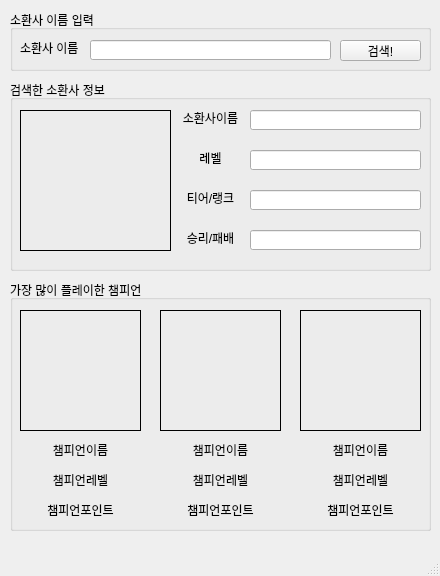
<?xml version="1.0" encoding="UTF-8"?>
<ui version="4.0">
 <class>MainWindow</class>
 <widget class="QMainWindow" name="MainWindow">
  <property name="geometry">
   <rect>
    <x>0</x>
    <y>0</y>
    <width>440</width>
    <height>576</height>
   </rect>
  </property>
  <property name="windowTitle">
   <string>MainWindow</string>
  </property>
  <widget class="QWidget" name="centralwidget">
   <widget class="QGroupBox" name="gbox_input">
    <property name="geometry">
     <rect>
      <x>10</x>
      <y>10</y>
      <width>421</width>
      <height>61</height>
     </rect>
    </property>
    <property name="title">
     <string>소환사 이름 입력</string>
    </property>
    <widget class="QPushButton" name="pushbtn_input">
     <property name="geometry">
      <rect>
       <x>330</x>
       <y>30</y>
       <width>81</width>
       <height>21</height>
      </rect>
     </property>
     <property name="text">
      <string>검색!</string>
     </property>
    </widget>
    <widget class="QLabel" name="label_input">
     <property name="geometry">
      <rect>
       <x>10</x>
       <y>30</y>
       <width>71</width>
       <height>16</height>
      </rect>
     </property>
     <property name="text">
      <string>소환사 이름</string>
     </property>
    </widget>
    <widget class="QLineEdit" name="tbox_input">
     <property name="geometry">
      <rect>
       <x>80</x>
       <y>30</y>
       <width>241</width>
       <height>20</height>
      </rect>
     </property>
    </widget>
   </widget>
   <widget class="QGroupBox" name="gbox_info">
    <property name="geometry">
     <rect>
      <x>10</x>
      <y>80</y>
      <width>421</width>
      <height>191</height>
     </rect>
    </property>
    <property name="title">
     <string>검색한 소환사 정보</string>
    </property>
    <widget class="QLabel" name="label_name">
     <property name="geometry">
      <rect>
       <x>170</x>
       <y>30</y>
       <width>61</width>
       <height>16</height>
      </rect>
     </property>
     <property name="text">
      <string>소환사이름</string>
     </property>
     <property name="alignment">
      <set>Qt::AlignCenter</set>
     </property>
    </widget>
    <widget class="QLabel" name="label_level">
     <property name="geometry">
      <rect>
       <x>170</x>
       <y>70</y>
       <width>61</width>
       <height>16</height>
      </rect>
     </property>
     <property name="text">
      <string>레벨</string>
     </property>
     <property name="alignment">
      <set>Qt::AlignCenter</set>
     </property>
    </widget>
    <widget class="QLabel" name="label_tier">
     <property name="geometry">
      <rect>
       <x>170</x>
       <y>110</y>
       <width>61</width>
       <height>16</height>
      </rect>
     </property>
     <property name="text">
      <string>티어/랭크</string>
     </property>
     <property name="alignment">
      <set>Qt::AlignCenter</set>
     </property>
    </widget>
    <widget class="QLineEdit" name="tbox_name">
     <property name="geometry">
      <rect>
       <x>240</x>
       <y>30</y>
       <width>171</width>
       <height>20</height>
      </rect>
     </property>
     <property name="readOnly">
      <bool>true</bool>
     </property>
    </widget>
    <widget class="QLineEdit" name="tbox_level">
     <property name="geometry">
      <rect>
       <x>240</x>
       <y>70</y>
       <width>171</width>
       <height>20</height>
      </rect>
     </property>
     <property name="readOnly">
      <bool>true</bool>
     </property>
    </widget>
    <widget class="QLineEdit" name="tbox_tier">
     <property name="geometry">
      <rect>
       <x>240</x>
       <y>110</y>
       <width>171</width>
       <height>20</height>
      </rect>
     </property>
     <property name="readOnly">
      <bool>true</bool>
     </property>
    </widget>
    <widget class="QLabel" name="label_image">
     <property name="geometry">
      <rect>
       <x>10</x>
       <y>30</y>
       <width>151</width>
       <height>141</height>
      </rect>
     </property>
     <property name="frameShape">
      <enum>QFrame::Box</enum>
     </property>
     <property name="text">
      <string/>
     </property>
     <property name="alignment">
      <set>Qt::AlignCenter</set>
     </property>
    </widget>
    <widget class="QLabel" name="label_win">
     <property name="geometry">
      <rect>
       <x>170</x>
       <y>150</y>
       <width>61</width>
       <height>16</height>
      </rect>
     </property>
     <property name="text">
      <string>승리/패배</string>
     </property>
     <property name="alignment">
      <set>Qt::AlignCenter</set>
     </property>
    </widget>
    <widget class="QLineEdit" name="tbox_win">
     <property name="geometry">
      <rect>
       <x>240</x>
       <y>150</y>
       <width>171</width>
       <height>20</height>
      </rect>
     </property>
     <property name="readOnly">
      <bool>true</bool>
     </property>
    </widget>
   </widget>
   <widget class="QGroupBox" name="gbox_most">
    <property name="geometry">
     <rect>
      <x>10</x>
      <y>280</y>
      <width>421</width>
      <height>251</height>
     </rect>
    </property>
    <property name="title">
     <string>가장 많이 플레이한 챔피언</string>
    </property>
    <widget class="QLabel" name="label_image_cham1">
     <property name="geometry">
      <rect>
       <x>10</x>
       <y>30</y>
       <width>121</width>
       <height>121</height>
      </rect>
     </property>
     <property name="frameShape">
      <enum>QFrame::Box</enum>
     </property>
     <property name="text">
      <string/>
     </property>
     <property name="alignment">
      <set>Qt::AlignCenter</set>
     </property>
    </widget>
    <widget class="QLabel" name="label_image_cham2">
     <property name="geometry">
      <rect>
       <x>150</x>
       <y>30</y>
       <width>121</width>
       <height>121</height>
      </rect>
     </property>
     <property name="frameShape">
      <enum>QFrame::Box</enum>
     </property>
     <property name="text">
      <string/>
     </property>
     <property name="alignment">
      <set>Qt::AlignCenter</set>
     </property>
    </widget>
    <widget class="QLabel" name="label_image_cham3">
     <property name="geometry">
      <rect>
       <x>290</x>
       <y>30</y>
       <width>121</width>
       <height>121</height>
      </rect>
     </property>
     <property name="frameShape">
      <enum>QFrame::Box</enum>
     </property>
     <property name="text">
      <string/>
     </property>
     <property name="alignment">
      <set>Qt::AlignCenter</set>
     </property>
    </widget>
    <widget class="QLabel" name="label_name_cham3">
     <property name="geometry">
      <rect>
       <x>300</x>
       <y>160</y>
       <width>101</width>
       <height>20</height>
      </rect>
     </property>
     <property name="text">
      <string>챔피언이름</string>
     </property>
     <property name="alignment">
      <set>Qt::AlignCenter</set>
     </property>
    </widget>
    <widget class="QLabel" name="label_point_cham3">
     <property name="geometry">
      <rect>
       <x>300</x>
       <y>220</y>
       <width>101</width>
       <height>20</height>
      </rect>
     </property>
     <property name="text">
      <string>챔피언포인트</string>
     </property>
     <property name="alignment">
      <set>Qt::AlignCenter</set>
     </property>
    </widget>
    <widget class="QLabel" name="label_point_cham2">
     <property name="geometry">
      <rect>
       <x>160</x>
       <y>220</y>
       <width>101</width>
       <height>20</height>
      </rect>
     </property>
     <property name="text">
      <string>챔피언포인트</string>
     </property>
     <property name="alignment">
      <set>Qt::AlignCenter</set>
     </property>
    </widget>
    <widget class="QLabel" name="label_name_cham2">
     <property name="geometry">
      <rect>
       <x>160</x>
       <y>160</y>
       <width>101</width>
       <height>20</height>
      </rect>
     </property>
     <property name="text">
      <string>챔피언이름</string>
     </property>
     <property name="alignment">
      <set>Qt::AlignCenter</set>
     </property>
    </widget>
    <widget class="QLabel" name="label_point_cham1">
     <property name="geometry">
      <rect>
       <x>20</x>
       <y>220</y>
       <width>101</width>
       <height>20</height>
      </rect>
     </property>
     <property name="text">
      <string>챔피언포인트</string>
     </property>
     <property name="alignment">
      <set>Qt::AlignCenter</set>
     </property>
    </widget>
    <widget class="QLabel" name="label_name_cham1">
     <property name="geometry">
      <rect>
       <x>20</x>
       <y>160</y>
       <width>101</width>
       <height>20</height>
      </rect>
     </property>
     <property name="text">
      <string>챔피언이름</string>
     </property>
     <property name="alignment">
      <set>Qt::AlignCenter</set>
     </property>
    </widget>
    <widget class="QLabel" name="label_level_cham3">
     <property name="geometry">
      <rect>
       <x>300</x>
       <y>190</y>
       <width>101</width>
       <height>20</height>
      </rect>
     </property>
     <property name="text">
      <string>챔피언레벨</string>
     </property>
     <property name="alignment">
      <set>Qt::AlignCenter</set>
     </property>
    </widget>
    <widget class="QLabel" name="label_level_cham1">
     <property name="geometry">
      <rect>
       <x>20</x>
       <y>190</y>
       <width>101</width>
       <height>20</height>
      </rect>
     </property>
     <property name="text">
      <string>챔피언레벨</string>
     </property>
     <property name="alignment">
      <set>Qt::AlignCenter</set>
     </property>
    </widget>
    <widget class="QLabel" name="label_level_cham2">
     <property name="geometry">
      <rect>
       <x>160</x>
       <y>190</y>
       <width>101</width>
       <height>20</height>
      </rect>
     </property>
     <property name="text">
      <string>챔피언레벨</string>
     </property>
     <property name="alignment">
      <set>Qt::AlignCenter</set>
     </property>
    </widget>
   </widget>
  </widget>
  <widget class="QMenuBar" name="menubar">
   <property name="geometry">
    <rect>
     <x>0</x>
     <y>0</y>
     <width>440</width>
     <height>21</height>
    </rect>
   </property>
  </widget>
  <widget class="QStatusBar" name="statusbar"/>
 </widget>
 <resources/>
 <connections/>
</ui>
